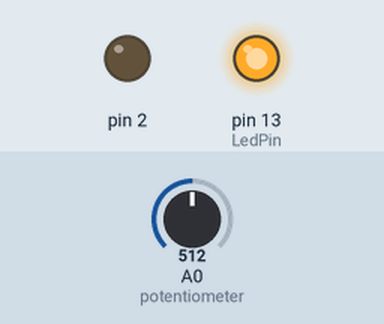
Recording of a sketch running on a simulated Arduino Pro Mini, built with avr-gcc and run on an emulated ATmega328P. Shown: output pins drawn as LEDs (lit = HIGH). The inputs (shaded band) are chosen by the test bench; at power-on: A0 (potentiometer) = 512. MIDI output is not drawn.

Above: at 0.1 s.
At 2.2 s:
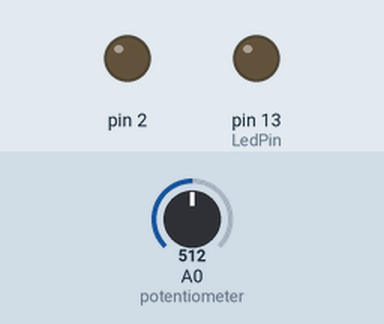
Timing chart, 0 to 3.7 s (numbered marks = the images above):
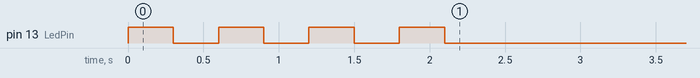

The sketch:

Volume-Injector.ino
```cpp
#include <MIDI.h>
// this is the FortySevenEffects Arduino MIDI Library, has to be downloaded and included

MIDI_CREATE_DEFAULT_INSTANCE();

/*
NAME:                 MIB Volume Injector
WRITTEN BY:           JOHAN BERGLUND
DATE:                 2016-08-29
FILE SAVED AS:        Volume-Injector.ino
FOR:                  Arduino Pro Mini, ATmega328
CLOCK:                16.00 MHz CRYSTAL
PROGRAMME FUNCTION:   Input MIDI, add volume data, output merged data to MIDI
                      Optional dip switch for disconnecting RX line from MIDI

HARDWARE NOTES:
* For the MIDI connection, attach a MIDI out Female 180 Degree 5-Pin DIN socket to Arduino.
* Socket is seen from solder tags at rear.
*
* DIN-5 pinout for MIDI output is:                         _______
*    pin 2 - GND                                          /       \
*    pin 4 - 220 ohm resistor to +5V                     | 1     3 |  MIDI jack
*    pin 5 - Arduino Pin 1 (TX) via a 220 ohm resistor   |  4   5  |
*    all other pins - unconnected                         \___2___/
*
* DIN-5 pinout for MIDI input is:                          _______
*    pin 2 - GND                                          /       \
*    pin 4 - 220 ohm resistor to pin 2 of 6N139          | 1     3 |  MIDI jack
*    pin 5 - to pin 3 of 6N139                           |  4   5  |
*    all other pins - unconnected                         \___2___/
*
* 6N139 optocoupler connections:
*    pin 8 - to +5V
*    pin 7 - via 1k8 ohm resistor to GND
*    pin 6 - to Arduino pin 0 (RX) via optional disconnection switch
*    pin 5 - GND
*    pin 4 - n/c
*    pin 3 - MIDI jack pin 5
*    pin 2 - MIDI jack pin 4 via 220 ohm resistor
*    pin 1 - n/c
*    also connected, a 1N4148 diode from pin 3 to pin 2,
*    a 1k8 ohm resistor between pins 6 and 8,
*    and a 100 nF capacitor between pins 8 and 5
*
* Potentiometer for midi midi volume is connected to
* analog input A0.
*
* Instead of hardware listed above, a regular Arduino Uno with the SparkFun MIDI shield can be used.
*
*/


//_______________________________________________________________________________________________ DECLARATIONS


#define CC_Interval 10  // Interval for sending CC data
#define CC_Number 7     // Controller number (7=Volume, 11=Expression)

unsigned long ccSendTime = 0L;     // The last time we sent CC values

int volumeCC;
int oldVol=999;

byte x;
byte LedPin=13;    // select the pin for the LED
byte channel=1;    // MIDI channel

//_______________________________________________________________________________________________ SETUP

void setup() {
  pinMode(LedPin,OUTPUT);
  pinMode(2,OUTPUT);
  digitalWrite(2,LOW); // set pin 2 low to enable DIN MIDI on MIB mkII board

  MIDI.begin(channel);

  for (x=1; x<=4; x++){  // Do the flashy-flashy to say we are up and running
    digitalWrite( LedPin, HIGH );
    delay(300);
    digitalWrite( LedPin, LOW );
    delay(300);
  }
}


//_______________________________________________________________________________________________ MAIN LOOP

void loop() {
  MIDI.read(); // read MIDI and forward messages
  if (millis() - ccSendTime > CC_Interval) {  // is it time for sending CC data?
   volumeCC = map(analogRead(A0), 0, 1023, 0, 127); // set volume CC value with potentiometer on A1
   if (volumeCC != oldVol){ // only send CC if value has changed
    digitalWrite(LedPin, HIGH);
    MIDI.sendControlChange(CC_Number, volumeCC, channel); // send MIDI CC
    digitalWrite(LedPin, LOW);
    oldVol = volumeCC;
   }
   ccSendTime = millis();                   // reset cc timer
  }
}
```
